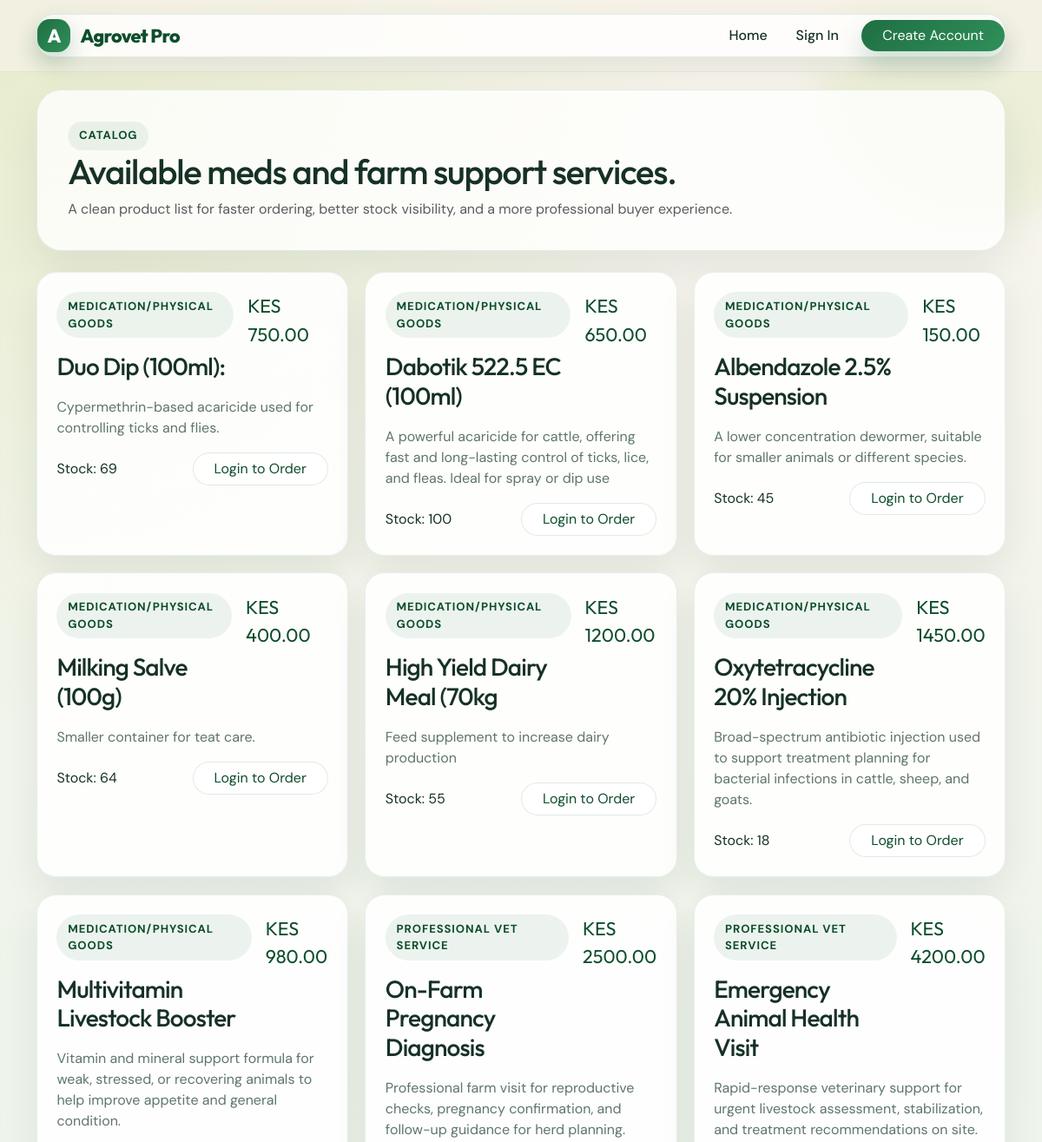
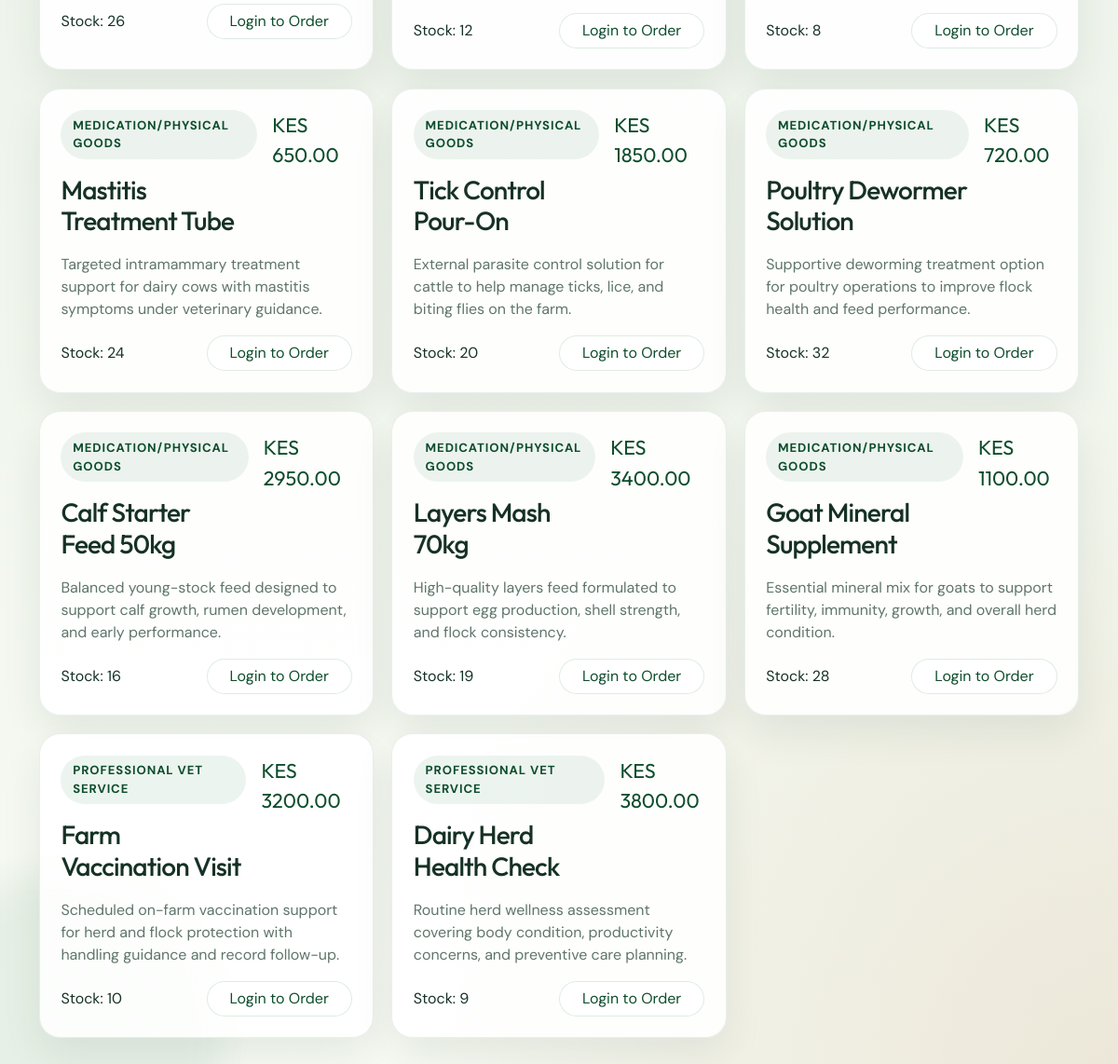
Page /catalog/ on the committed database (2 pictures, top to bottom).
### inventory/models.py (models this page shows, shortened)
class Product(models.Model):
    CATEGORY_CHOICES = [
        ('Meds', 'Medication/Physical Goods'),
        ('Service', 'Professional Vet Service'),
    ]
    name = models.CharField(max_length=200)
    category = models.CharField(max_length=10, choices=CATEGORY_CHOICES)
    description = models.TextField()
    price = models.DecimalField(max_digits=10, decimal_places=2)
    stock_quantity = models.IntegerField(default=0)
    image = models.ImageField(upload_to='products/', null=True, blank=True)

### inventory/views.py (the view)
# urls.py: path('catalog/', views.product_catalog, name='product_catalog'),
def product_catalog(request):
    products = Product.objects.filter(stock_quantity__gt=0)
    return render(request, 'inventory/catalog.html', {'products': products})

### templates/inventory/catalog.html (shortened to what this page needs)
{% extends 'base.html' %}
{% block content %}
<div class="catalog-shell">
    <section class="catalog-hero">
        <span class="pill-tag">Catalog</span>
        <h1 class="mb-2">Available meds and farm support services.</h1>
        <p class="mb-0 text-muted">A clean product list for faster ordering, better stock visibility, and a more professional buyer experience.</p>
    </section>
    {% if products %}
        <section class="catalog-grid">
            {% for product in products %}
                <article class="catalog-card">
                    <div class="catalog-top">
                        <div>
                            <span class="badge-soft">{{ product.get_category_display }}</span>
                            <h3 class="mt-3 mb-1">{{ product.name }}</h3>
                        </div>
                        <span class="catalog-price">KES {{ product.price }}</span>
                    </div>
                    <p>{{ product.description }}</p>
                    <div class="d-flex justify-content-between align-items-center gap-3 flex-wrap">
                        <span class="stock-note">Stock: {{ product.stock_quantity }}</span>
                        {% if user.is_authenticated %}
                            <a href="{% url 'create_order' product.id %}" class="btn btn-brand rounded-pill px-4">Buy Now</a>
                        {% else %}
                            <a href="{% url 'login' %}" class="btn btn-soft rounded-pill px-4">Login to Order</a>
                        {% endif %}
                    </div>
                </article>
            {% endfor %}
        </section>
    {% else %}
        <section class="empty-card">
            <h3 class="mb-2">No products in stock</h3>
            <p class="mb-0">Catalog items will appear here once inventory is available.</p>
        </section>
    {% endif %}
</div>
{% endblock %}

### templates/base.html (style rules this page uses)
:root { --brand-green: #1f6f43; --brand-green-deep: #0d4d2c; --brand-lime: #b8d66a; --brand-earth: #d7c3a5; --brand-cream: #f6f1e8; --brand-ink: #163126; --brand-muted: #5f756b; --brand-card: rgba(255, 255, 255, 0.78); --brand-border: rgba(31, 111, 67, 0.12); --shadow-soft: 0 24px 60px rgba(18, 56, 37, 0.12); }
* { box-sizing: border-box; }
body { margin: 0; min-height: 100vh; font-family: "DM Sans", sans-serif; color: var(--brand-ink); background: radial-gradient(circle at top left, rgba(184, 214, 106, 0.25), transparent 30%), radial-gradient(circle at bottom right, rgba(215, 195, 165, 0.35), transparent 28%), linear-gradient(180deg, #f8f4ed 0%, #eef4eb 50%, #f7faf3 100%); }
h1, h2, h3, h4, h5, h6, .navbar-brand { font-family: "Outfit", sans-serif; letter-spacing: -0.03em; }
a { text-decoration: none; }
.btn-soft { border: 1px solid rgba(31, 111, 67, 0.14); color: var(--brand-green-deep); background: rgba(255, 255, 255, 0.72); }
.pill-tag, .hero-chip, .badge-soft, .order-label { display: inline-flex; align-items: center; padding: 0.42rem 0.8rem; border-radius: 999px; background: rgba(31, 111, 67, 0.08); color: var(--brand-green-deep); font-size: 0.82rem; font-weight: 700; text-transform: uppercase; letter-spacing: 0.07em; }

### templates/inventory/catalog.html (style rules this page uses)
.catalog-shell { display: grid; gap: 1.5rem; }
.catalog-hero { padding: 2.2rem; border-radius: 1.8rem; background: rgba(255, 255, 255, 0.78); border: 1px solid rgba(31, 111, 67, 0.12); box-shadow: 0 20px 48px rgba(19, 53, 37, 0.08); }
.catalog-grid { display: grid; grid-template-columns: repeat(3, minmax(0, 1fr)); gap: 1.2rem; }
.catalog-card { padding: 1.4rem; border-radius: 1.4rem; background: rgba(255, 255, 255, 0.88); border: 1px solid rgba(31, 111, 67, 0.1); box-shadow: 0 18px 44px rgba(19, 53, 37, 0.08); }
.catalog-card p { color: var(--brand-muted); }
.catalog-top { display: flex; justify-content: space-between; align-items: start; gap: 1rem; margin-bottom: 0.9rem; }
.catalog-price { font-family: "Outfit", sans-serif; font-size: 1.35rem; color: var(--brand-green-deep); }

### rows in the picture
Product: category "MEDICATION/PHYSICAL GOODS", name "Duo Dip (100ml):", price "750.00", description "Cypermethrin-based acaricide used for controlling ticks and flies.", stock_quantity "69"
Product: category "MEDICATION/PHYSICAL GOODS", name "Dabotik 522.5 EC (100ml)", price "650.00", description "A powerful acaricide for cattle, offering fast and long-lasting control of ticks, lice, and fleas. Ideal for spray or dip use", stock_quantity "100"
Product: category "MEDICATION/PHYSICAL GOODS", name "Albendazole 2.5% Suspension", price "150.00", description "A lower concentration dewormer, suitable for smaller animals or different species.", stock_quantity "45"
Product: category "MEDICATION/PHYSICAL GOODS", name "Milking Salve (100g)", price "400.00", description "Smaller container for teat care.", stock_quantity "64"
Product: category "MEDICATION/PHYSICAL GOODS", name "High Yield Dairy Meal (70kg", price "1200.00", description "Feed supplement to increase dairy production", stock_quantity "55"
Product: category "MEDICATION/PHYSICAL GOODS", name "Oxytetracycline 20% Injection", price "1450.00", description "Broad-spectrum antibiotic injection used to support treatment planning for bacterial infections in cattle, sheep, and goats.", stock_quantity "18"
Product: category "MEDICATION/PHYSICAL GOODS", name "Multivitamin Livestock Booster", price "980.00", description "Vitamin and mineral support formula for weak, stressed, or recovering animals to help improve appetite and general condition.", stock_quantity "26"
Product: category "PROFESSIONAL VET SERVICE", name "On-Farm Pregnancy Diagnosis", price "2500.00", description "Professional farm visit for reproductive checks, pregnancy confirmation, and follow-up guidance for herd planning.", stock_quantity "12"
Product: category "PROFESSIONAL VET SERVICE", name "Emergency Animal Health Visit", price "4200.00", description "Rapid-response veterinary support for urgent livestock assessment, stabilization, and treatment recommendations on site.", stock_quantity "8"
Product: category "MEDICATION/PHYSICAL GOODS", name "Mastitis Treatment Tube", price "650.00", description "Targeted intramammary treatment support for dairy cows with mastitis symptoms under veterinary guidance.", stock_quantity "24"
Product: category "MEDICATION/PHYSICAL GOODS", name "Tick Control Pour-On", price "1850.00", description "External parasite control solution for cattle to help manage ticks, lice, and biting flies on the farm.", stock_quantity "20"
Product: category "MEDICATION/PHYSICAL GOODS", name "Poultry Dewormer Solution", price "720.00", description "Supportive deworming treatment option for poultry operations to improve flock health and feed performance.", stock_quantity "32"
Product: category "MEDICATION/PHYSICAL GOODS", name "Calf Starter Feed 50kg", price "2950.00", description "Balanced young-stock feed designed to support calf growth, rumen development, and early performance.", stock_quantity "16"
Product: category "MEDICATION/PHYSICAL GOODS", name "Layers Mash 70kg", price "3400.00", description "High-quality layers feed formulated to support egg production, shell strength, and flock consistency.", stock_quantity "19"
Product: category "MEDICATION/PHYSICAL GOODS", name "Goat Mineral Supplement", price "1100.00", description "Essential mineral mix for goats to support fertility, immunity, growth, and overall herd condition.", stock_quantity "28"
Product: category "PROFESSIONAL VET SERVICE", name "Farm Vaccination Visit", price "3200.00", description "Scheduled on-farm vaccination support for herd and flock protection with handling guidance and record follow-up.", stock_quantity "10"
Product: category "PROFESSIONAL VET SERVICE", name "Dairy Herd Health Check", price "3800.00", description "Routine herd wellness assessment covering body condition, productivity concerns, and preventive care planning.", stock_quantity "9"
